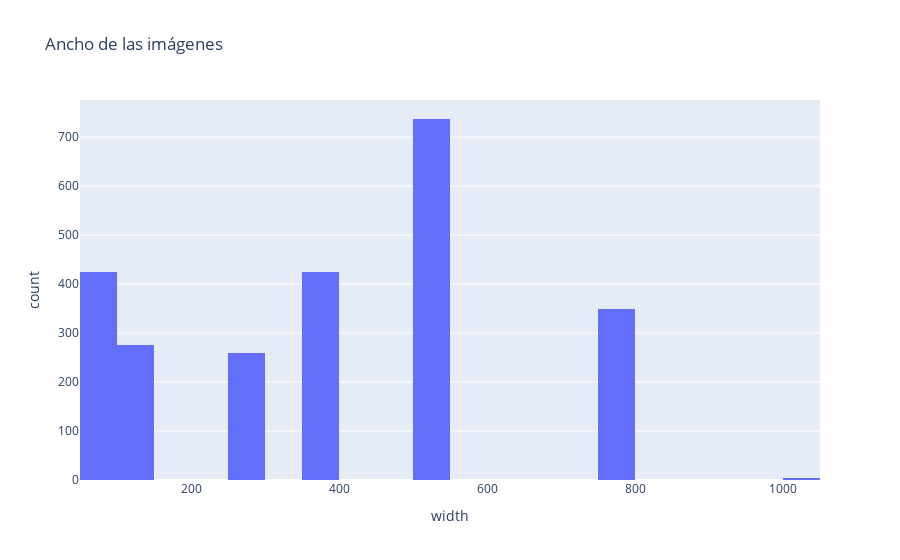

This figure's notebook cell:
### Code cell
px.histogram(df2, x=df2["width"], title="Ancho de las imágenes")

### Figure 1 — Plotly figure (JSON) as saved in the notebook; plotly's stock layout.template omitted (floating-point values rounded to 4 significant figures; data arrays with more than 128 entries replaced by an {"elided": "..."} marker saying what was removed)
{"data": [{"alignmentgroup": "True", "bingroup": "x", "hovertemplate": "width=%{x}<br>count=%{y}<extra></extra>", "legendgroup": "", "marker": {"color": "#636efa", "pattern": {"shape": ""}}, "name": "", "offsetgroup": "", "orientation": "v", "showlegend": false, "type": "histogram", "x": {"elided": "2477 int values"}, "xaxis": "x", "yaxis": "y"}], "layout": {"barmode": "relative", "legend": {"tracegroupgap": 0}, "title": {"text": "Ancho de las imágenes"}, "xaxis": {"anchor": "y", "domain": [0, 1], "title": {"text": "width"}}, "yaxis": {"anchor": "x", "domain": [0, 1], "title": {"text": "count"}}}}
